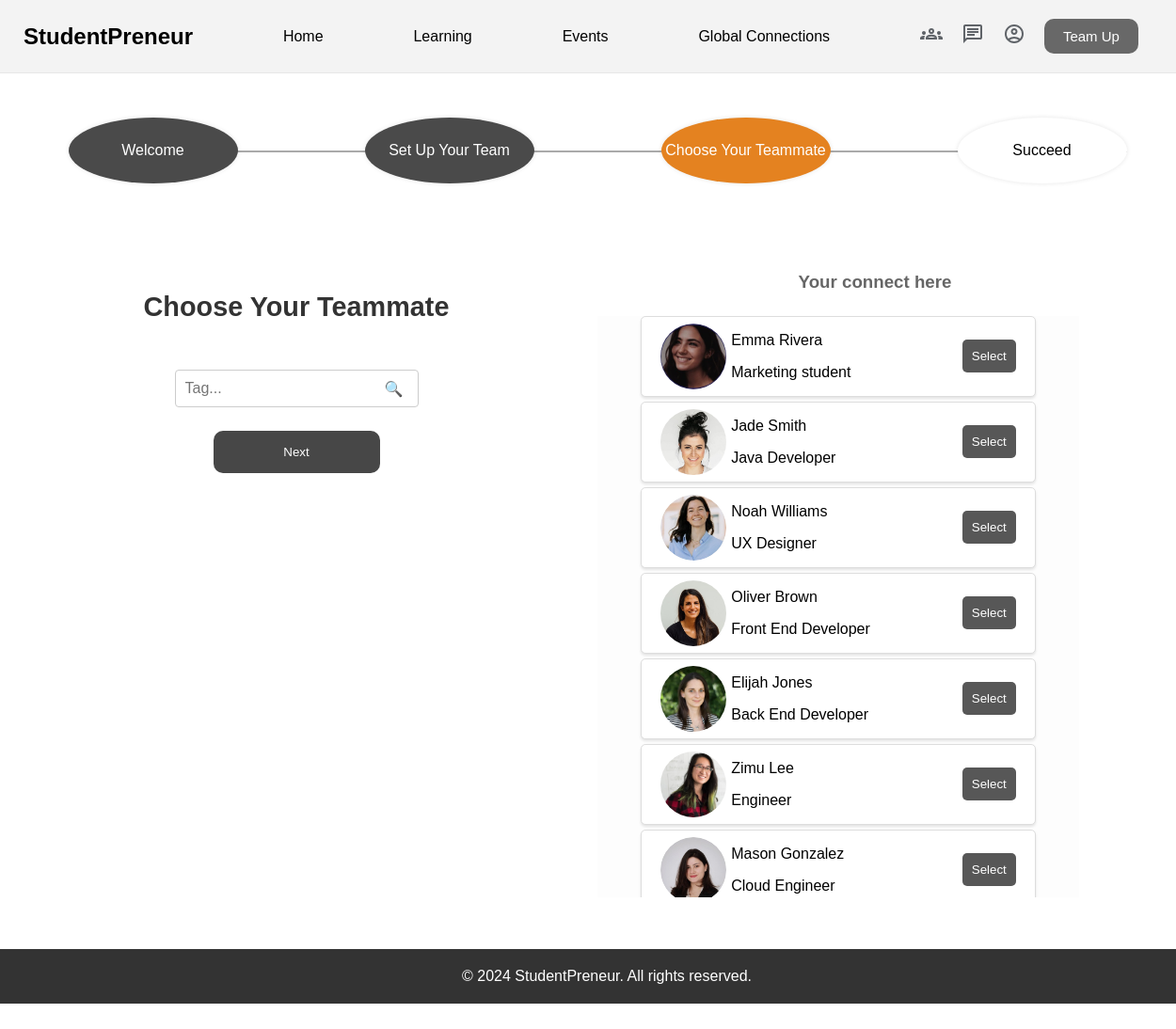
Screenshot of /choose_teammate.php with the database file from the repository.
### tables this page shows
CREATE TABLE users (
  id int(11) NOT NULL,
  firstName varchar(255) NOT NULL,
  lastName varchar(255) NOT NULL,
  description varchar(255) NOT NULL,
  email varchar(255) NOT NULL,
  password varchar(255) NOT NULL,
  role enum('user','admin') NOT NULL,
  avatar varchar(255) DEFAULT NULL,
  country VARCHAR(255) NOT NULL,
  city VARCHAR(255) NOT NULL,
  skills VARCHAR(255) NOT NULL,
  field VARCHAR(255) NOT NULL
);

### model/user_db.php (called while the page is built, shortened)
<?php
function get_users($limit) {
    $db = Database::getDB();
    $query = 'SELECT * FROM users
              ORDER BY id
              LIMIT :limit';
    $statement = $db->prepare($query);
    $statement->bindValue(':limit', $limit, PDO::PARAM_INT);
    $statement->execute();
    $users = $statement->fetchAll();
    return $users;
}
?>

### choose_teammate.php (the view, shortened to what this page needs)
<!DOCTYPE html>
<html lang="en">
<head>
    <link rel="stylesheet" href="styleteam.css">
</head>
<body>
    <?php
    include 'header.php';
    require_once('model/user_db.php');
    $show_network_container = true;
    $current_user_id = $_SESSION['user_id'];
    $users = get_users(7);
    $filtered_users = array_filter($users, function ($user) use ($current_user_id) {
        return $user['id'] !== $current_user_id;
    });
    ?>
    <div class="progress-bar-container">
        <div class="progress-bar">
            <div class="step completed">Welcome</div>
            <div class="step completed">Set Up Your Team</div>
            <div class="step active">Choose Your Teammate</div>
            <div class="step">Succeed</div>
        </div>
    </div>
    <main class="choose">
        <div class="left-column">
            <h1>Choose Your Teammate</h1>
            <div class="form-container">
                <form method="post" action="">
                    <div class="input-wrapper">
                        <input type="text" name="tag" placeholder="Tag..." required>
                        <button type="submit" name="search_user" class="search-button">🔍</button>
                    </div>
                </form>
                <button type="button" class="next-button" onclick="location.href='succeed.php'">Next</button>
            </div>
        </div>
        <div class="right-column-choose">
            <h3 style="text-align: center;color:#666;">Your connect here</h3>
            <div class="user-results">
                <?php if ($show_network_container) { ?>
                    <?php
                    foreach ($filtered_users as $user) {
                        echo '<div class="user-card">';
                        echo '<img src="' . htmlspecialchars($user['avatar']) . '" alt="' . htmlspecialchars($user['firstName']) . '" class="user-avatar">';
                        echo '<div class="user-info">';
                        echo '<p>' . htmlspecialchars($user['firstName'] . ' ' . $user['lastName']) . '</p>';
                        echo '<p>' . htmlspecialchars($user['description']) . '</p>';
                        echo '</div>';
                        echo '<form method="post" action="" target="hidden_iframe">';
                        echo '<button type="submit" name="select_user" class="select-button">Select</button>';
                        echo '</form>';
                        echo '</div>';
                    }
                    ?>
                <?php } ?>
            </div>
        </div>
    </main>
    <footer>
        &copy; 2024 StudentPreneur. All rights reserved.
    </footer>
</body>
</html>

### header.php (shortened to what this page needs)
<?php
  require_once('model/user_db.php');
?>
  <header>
      <nav>
        <div class="logo"><a href="post.php">StudentPreneur</a></div>
        <a href="post.php">Home</a>
        <a href="learning.php">Learning</a>
        <a href="event.php">Events</a>
        <a href="globalConnections.php">Global Connections</a>
        <div class="icons">
          <a href="teamprofile.php"></a>
          <a href="message.php"></a>
          <a href="profile.php">  </a>
          <a href="setup_team.php"><button class="teamup-btn">Team Up</button></a>
        </div>
      </nav>
    </header>

### styleteam.css (style rules this page uses)
body { font-family: Arial, sans-serif; margin: 0; padding: 0; box-sizing: border-box; }
a { text-decoration: none; color: inherit; }
header { padding: 20px 0; text-align: center; border-bottom: 1px solid #e7e7e7; position: fixed; top: 0; width: 100%; z-index: 1000; background-color: #f3f3f3; }
header nav { display: flex; justify-content: space-between; align-items: center; max-width: 1200px; margin: auto; }
header .logo { font-size: 1.5em; font-weight: bold; font-family: Arial, Helvetica, sans-serif; }
.teamup-btn { background-color: #686868; color: #fff; border: none; padding: 10px 20px; cursor: pointer; margin-right: 15px; border-radius: 10px; font-size: 15px; }
header .icons { display: flex; align-items: center; gap: 20px; }
header .icons a { font-size: 20px; }
footer { background-color: #333; color: white; text-align: center; padding: 20px; bottom: 0; width: 100%; }
.progress-bar-container { display: flex; justify-content: center; width: 100%; margin-top: 100px; padding: 10px; }
.progress-bar { display: flex; align-items: center; position: relative; width: 90%; padding: 15px 0; justify-content: space-between; }
.progress-bar::before { content: ""; position: absolute; top: 50%; left: 0; width: 100%; height: 2px; background-color: #aaa; z-index: 1; pointer-events: none; }
.step { position: relative; width: 180px; height: 70px; display: flex; align-items: center; justify-content: center; background-color: #fff; border-radius: 50%; box-shadow: 0 0 5px rgba(0, 0, 0, 0.1); z-index: 2; }
.step.completed { background-color: #4a4a4a; color: #fff; }
.step.active { background-color: #e48220; color: #fff; }
.left-column { flex: 1; max-width: 600px; margin-right: 20px; display: flex; flex-direction: column; align-items: center; text-align: center; margin-top: 70px; }
.form-container { display: flex; flex-direction: column; gap: 15px; width: 100%; justify-content: center; align-items: center; margin-top: 30px; }
.form-container form { width: 100%; justify-content: center; text-align: center; align-items: center; gap: 5px; display: flex; }
form input[type="text"] { flex: 1; padding: 10px; font-size: 1rem; border: 1px solid #ccc; border-radius: 4px; box-sizing: border-box; width: 100%; max-width: 300px; margin-bottom: 10px; padding-right: 40px; }
.next-button { background-color: #474747; color: white; cursor: pointer; transition: background-color 0.3s; padding: 15px 10px; border: none; border-radius: 10px; width: 30%; max-width: 400px; text-align: center; }
.choose { padding: 20px; border-radius: 8px; display: flex; margin-bottom: 10px; }
.choose h1 { font-size: 1.8em; margin-bottom: 20px; color: #333; margin-top: 0; }
.search-button { position: absolute; right: 10px; top: 50%; transform: translateY(-70%); background-color: #ffffff; cursor: pointer; border-radius: 4px; font-size: 1rem; z-index: 1; display: flex; align-items: center; justify-content: center; border: none; }
.input-wrapper { position: relative; display: flex; width: fit-content; justify-content: center; }
.right-column-choose { flex: 1; overflow-y: auto; max-height: 50vh; padding: 5px; width: 30%; box-sizing: border-box; margin-top: 25px; margin-bottom: 25px; }
.user-results { display: flex; flex-direction: column; gap: 5px; margin-top: 25px; background-color: #fdfdfd; align-items: center; padding: 0 20px; width: 80%; }
.user-card { display: flex; align-items: center; gap: 5px; border: 1px solid #ddd; border-radius: 5px; padding: 10px; box-shadow: 0 2px 3px rgba(0, 0, 0, 0.1); background-color: #fff; align-items: center; padding: 0 20px; width: 80%; }
.user-avatar { width: 70px; height: 70px; border-radius: 50%; object-fit: cover; }
.user-info { flex: 1; }
.select-button { background-color: #575757; color: white; border: none; border-radius: 5px; padding: 10px 10px; cursor: pointer; transition: background-color 0.3s; }
@media (min-width: 1200px) { header nav { max-width: 1200px; margin: auto; } }
@media (min-width: 1200px) { .left-column { max-width: 600px; } }
@media (min-width: 1200px) { .next-button { width: 30%; max-width: 400px; } }
@media (min-width: 1200px) { .right-column-choose { width: 30%; } }
@media (min-width: 1200px) { .user-card { width: 80%; } }

### rows the page displays
users: avatar+firstName (picture), firstName+lastName "Emma Rivera", description "Marketing student"
users: avatar+firstName (picture), firstName+lastName "Jade Smith", description "Java Developer"
users: avatar+firstName (picture), firstName+lastName "Noah Williams", description "UX Designer"
users: avatar+firstName (picture), firstName+lastName "Oliver Brown", description "Front End Developer"
users: avatar+firstName (picture), firstName+lastName "Elijah Jones", description "Back End Developer"
users: avatar+firstName (picture), firstName+lastName "Zimu Lee", description "Engineer"
users: avatar+firstName (picture), firstName+lastName "Mason Gonzalez", description "Cloud Engineer"
